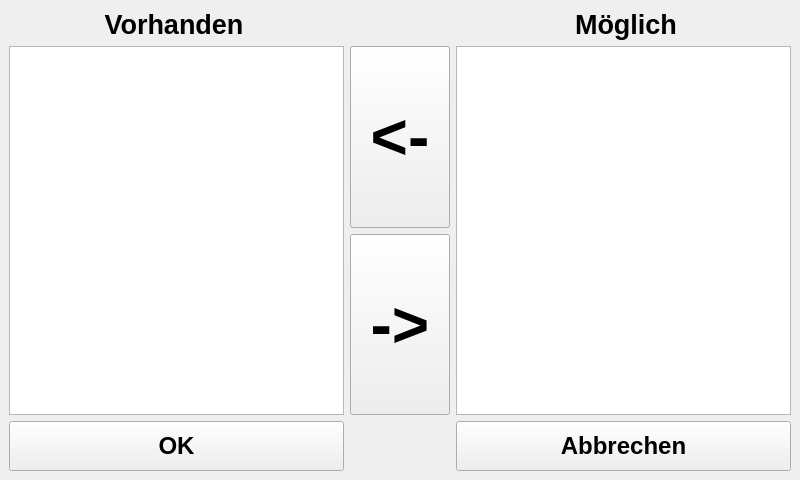
<?xml version="1.0" encoding="UTF-8"?>
<ui version="4.0">
 <class>available</class>
 <widget class="QMainWindow" name="available">
  <property name="geometry">
   <rect>
    <x>0</x>
    <y>0</y>
    <width>800</width>
    <height>480</height>
   </rect>
  </property>
  <property name="minimumSize">
   <size>
    <width>800</width>
    <height>480</height>
   </size>
  </property>
  <property name="maximumSize">
   <size>
    <width>800</width>
    <height>480</height>
   </size>
  </property>
  <property name="windowTitle">
   <string>Verfügbare Zutaten auswählen</string>
  </property>
  <widget class="QWidget" name="centralwidget">
   <layout class="QVBoxLayout" name="verticalLayout_2">
    <item>
     <layout class="QHBoxLayout" name="horizontalLayout_3">
      <item>
       <widget class="QLabel" name="LAvailable">
        <property name="minimumSize">
         <size>
          <width>330</width>
          <height>0</height>
         </size>
        </property>
        <property name="maximumSize">
         <size>
          <width>800</width>
          <height>200</height>
         </size>
        </property>
        <property name="font">
         <font>
          <pointsize>20</pointsize>
          <weight>75</weight>
          <bold>true</bold>
         </font>
        </property>
        <property name="text">
         <string>Vorhanden</string>
        </property>
        <property name="alignment">
         <set>Qt::AlignCenter</set>
        </property>
        <property name="cssClass" stdset="0">
         <string>secondary</string>
        </property>
       </widget>
      </item>
      <item>
       <spacer name="horizontalSpacer">
        <property name="orientation">
         <enum>Qt::Horizontal</enum>
        </property>
        <property name="sizeHint" stdset="0">
         <size>
          <width>40</width>
          <height>20</height>
         </size>
        </property>
       </spacer>
      </item>
      <item>
       <widget class="QLabel" name="LPossible">
        <property name="minimumSize">
         <size>
          <width>330</width>
          <height>0</height>
         </size>
        </property>
        <property name="maximumSize">
         <size>
          <width>800</width>
          <height>200</height>
         </size>
        </property>
        <property name="font">
         <font>
          <pointsize>20</pointsize>
          <weight>75</weight>
          <bold>true</bold>
         </font>
        </property>
        <property name="text">
         <string>Möglich</string>
        </property>
        <property name="alignment">
         <set>Qt::AlignCenter</set>
        </property>
        <property name="cssClass" stdset="0">
         <string>secondary</string>
        </property>
       </widget>
      </item>
     </layout>
    </item>
    <item>
     <layout class="QHBoxLayout" name="horizontalLayout_2">
      <item>
       <widget class="QListWidget" name="LWVorhanden">
        <property name="maximumSize">
         <size>
          <width>1000</width>
          <height>1000</height>
         </size>
        </property>
        <property name="font">
         <font>
          <pointsize>20</pointsize>
         </font>
        </property>
        <property name="horizontalScrollBarPolicy">
         <enum>Qt::ScrollBarAlwaysOff</enum>
        </property>
        <property name="selectionBehavior">
         <enum>QAbstractItemView::SelectItems</enum>
        </property>
        <property name="sortingEnabled">
         <bool>true</bool>
        </property>
       </widget>
      </item>
      <item>
       <layout class="QVBoxLayout" name="verticalLayout">
        <item>
         <widget class="QPushButton" name="PBAdd">
          <property name="minimumSize">
           <size>
            <width>100</width>
            <height>160</height>
           </size>
          </property>
          <property name="maximumSize">
           <size>
            <width>200</width>
            <height>600</height>
           </size>
          </property>
          <property name="font">
           <font>
            <pointsize>48</pointsize>
            <weight>75</weight>
            <bold>true</bold>
           </font>
          </property>
          <property name="text">
           <string>&lt;-</string>
          </property>
         </widget>
        </item>
        <item>
         <widget class="QPushButton" name="PBRemove">
          <property name="minimumSize">
           <size>
            <width>100</width>
            <height>160</height>
           </size>
          </property>
          <property name="maximumSize">
           <size>
            <width>200</width>
            <height>600</height>
           </size>
          </property>
          <property name="font">
           <font>
            <pointsize>48</pointsize>
            <weight>75</weight>
            <bold>true</bold>
           </font>
          </property>
          <property name="text">
           <string>-&gt;</string>
          </property>
         </widget>
        </item>
       </layout>
      </item>
      <item>
       <widget class="QListWidget" name="LWAlle">
        <property name="maximumSize">
         <size>
          <width>1000</width>
          <height>1000</height>
         </size>
        </property>
        <property name="font">
         <font>
          <pointsize>20</pointsize>
         </font>
        </property>
        <property name="horizontalScrollBarPolicy">
         <enum>Qt::ScrollBarAlwaysOff</enum>
        </property>
        <property name="selectionBehavior">
         <enum>QAbstractItemView::SelectItems</enum>
        </property>
        <property name="sortingEnabled">
         <bool>true</bool>
        </property>
       </widget>
      </item>
     </layout>
    </item>
    <item>
     <layout class="QHBoxLayout" name="horizontalLayout_4">
      <item>
       <widget class="QPushButton" name="PBOk_2">
        <property name="minimumSize">
         <size>
          <width>335</width>
          <height>50</height>
         </size>
        </property>
        <property name="maximumSize">
         <size>
          <width>800</width>
          <height>200</height>
         </size>
        </property>
        <property name="font">
         <font>
          <pointsize>18</pointsize>
          <weight>75</weight>
          <bold>true</bold>
         </font>
        </property>
        <property name="text">
         <string>OK</string>
        </property>
        <property name="cssClass" stdset="0">
         <string>btn-inverted</string>
        </property>
       </widget>
      </item>
      <item>
       <spacer name="horizontalSpacer_2">
        <property name="orientation">
         <enum>Qt::Horizontal</enum>
        </property>
        <property name="sizeHint" stdset="0">
         <size>
          <width>40</width>
          <height>20</height>
         </size>
        </property>
       </spacer>
      </item>
      <item>
       <widget class="QPushButton" name="PBAbbruch_2">
        <property name="minimumSize">
         <size>
          <width>335</width>
          <height>50</height>
         </size>
        </property>
        <property name="maximumSize">
         <size>
          <width>800</width>
          <height>200</height>
         </size>
        </property>
        <property name="font">
         <font>
          <pointsize>18</pointsize>
          <weight>75</weight>
          <bold>true</bold>
         </font>
        </property>
        <property name="text">
         <string>Abbrechen</string>
        </property>
       </widget>
      </item>
     </layout>
    </item>
   </layout>
  </widget>
 </widget>
 <resources/>
 <connections/>
</ui>
